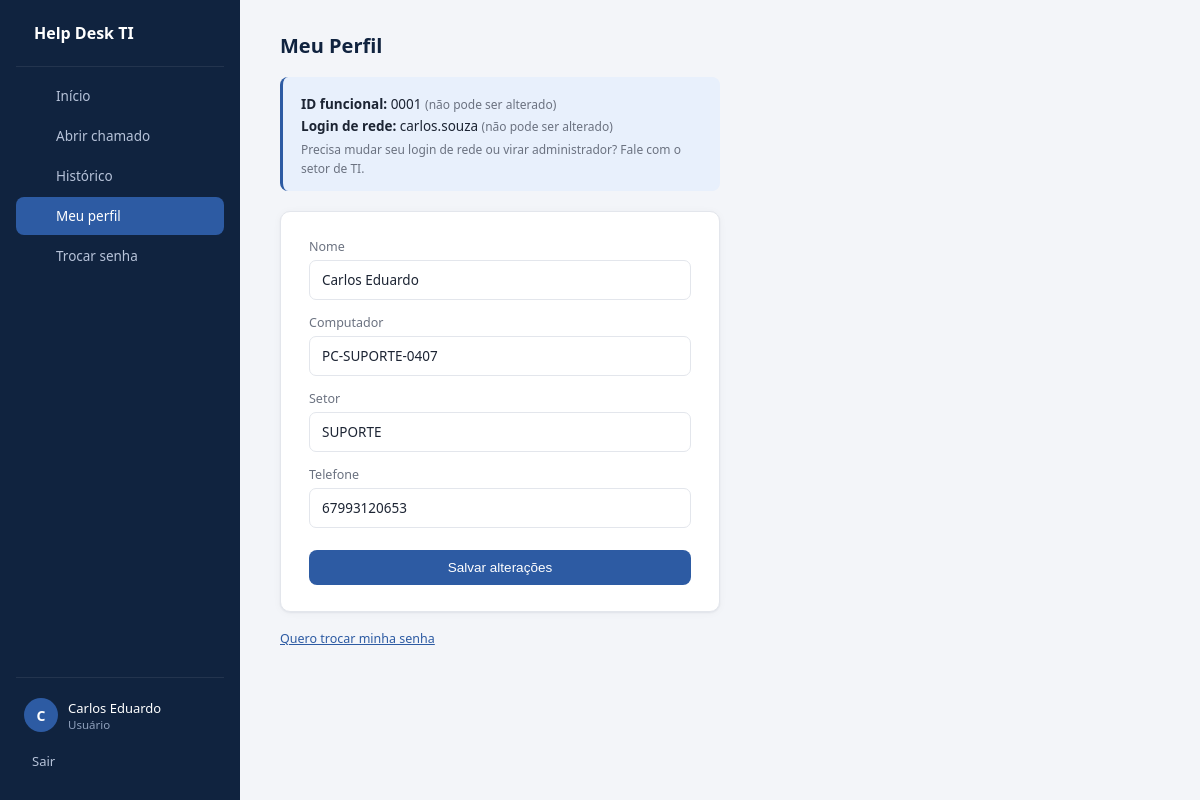
The app's page /perfil (signed in), older data.
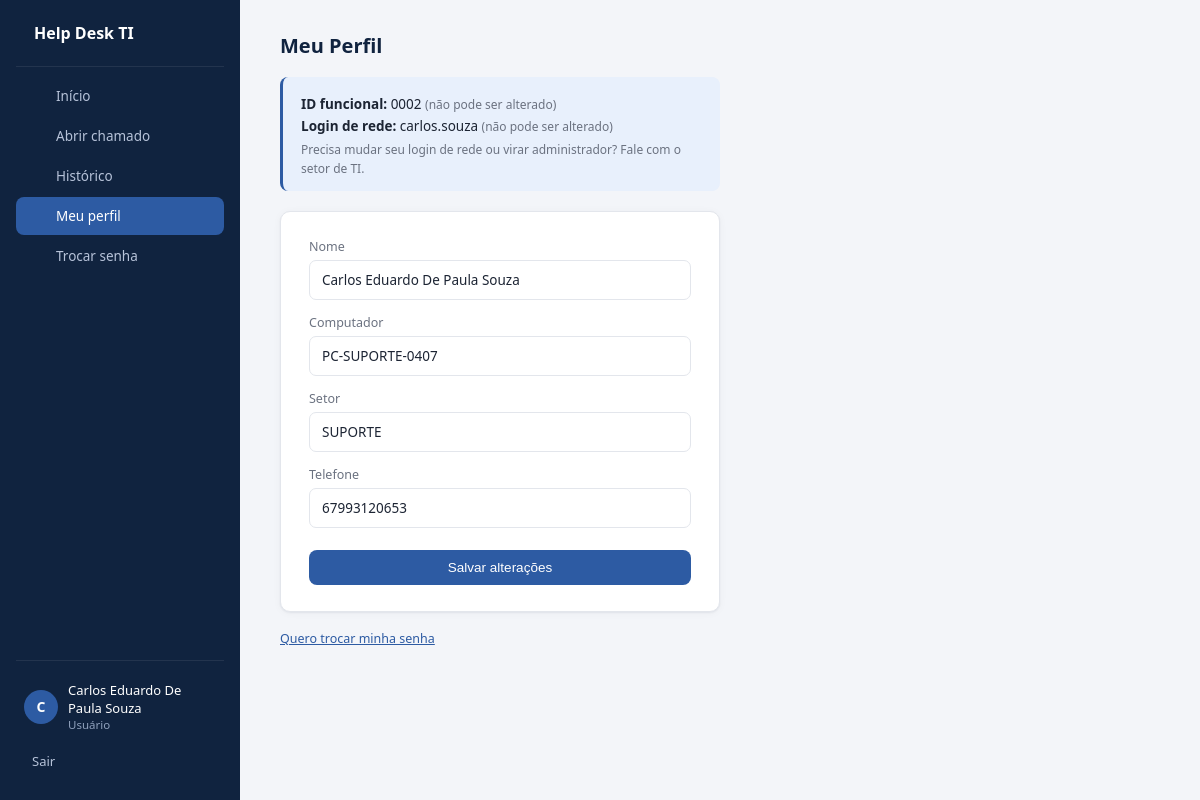
The same page, newer data.
### tables this page shows
CREATE TABLE usuarios (
            id INTEGER PRIMARY KEY AUTOINCREMENT,
            nome TEXT NOT NULL,
            id_funcional TEXT NOT NULL UNIQUE,
            computador TEXT,
            setor TEXT NOT NULL,
            senha_hash TEXT NOT NULL,
            senha_provisoria INTEGER NOT NULL DEFAULT 1,
            telefone TEXT,
            login_rede TEXT NOT NULL UNIQUE,
            is_admin INTEGER NOT NULL DEFAULT 0
        );

### app.py (the view, shortened to what this page needs)
@app.route("/perfil", methods=["GET", "POST"])
@login_requerido
def perfil():
    conn = get_conn()
    usuario = conn.execute(
        "SELECT * FROM usuarios WHERE id = ?", (session["usuario_id"],)
    ).fetchone()
    conn.close()
    return render_template("perfil.html", usuario=usuario)

### app.py (called while the page is built)
def get_conn():
    conn = sqlite3.connect(DB_PATH)
    conn.row_factory = sqlite3.Row
    return conn

def login_requerido(f):
    @wraps(f)
    def wrapper(*args, **kwargs):
        if "usuario_id" not in session:
            flash("Faça login para continuar.")
            return redirect(url_for("login"))
        return f(*args, **kwargs)
    return wrapper

### templates/perfil.html
{% extends "base.html" %}
{% block content %}
    <h2>Meu Perfil</h2>
    <div class="dados-auto">
        <p><strong>ID funcional:</strong> {{ usuario['id_funcional'] }} <span class="hint">(não pode ser alterado)</span></p>
        <p><strong>Login de rede:</strong> {{ usuario['login_rede'] }} <span class="hint">(não pode ser alterado)</span></p>
        <small>Precisa mudar seu login de rede ou virar administrador? Fale com o setor de TI.</small>
    </div>
    <form method="POST">
        <label>Nome</label>
        <input type="text" name="nome" value="{{ usuario['nome'] }}" required>
        <label>Computador</label>
        <input type="text" name="computador" value="{{ usuario['computador'] or '' }}">
        <label>Setor</label>
        <input type="text" name="setor" value="{{ usuario['setor'] }}" required>
        <label>Telefone</label>
        <input type="text" name="telefone" value="{{ usuario['telefone'] or '' }}">
        <button type="submit">Salvar alterações</button>
    </form>
    <p class="dica"><a href="{{ url_for('trocar_senha') }}">Quero trocar minha senha</a></p>
{% endblock %}

### templates/base.html (shortened to what this page needs)
<!DOCTYPE html>
<html lang="pt-br">
<head>
    <link rel="stylesheet" href="{{ url_for('static', filename='style.css') }}">
    <link rel="stylesheet" href="https://cdnjs.cloudflare.com/ajax/libs/tabler-icons/2.44.0/iconfont/tabler-icons.min.css">
</head>
<body>
    {% if session.get('usuario_id') %}
    <div class="layout">
        <aside class="sidebar">
            <div class="marca">
                <span>Help Desk TI</span>
            </div>
            <nav>
                <a href="{{ url_for('dashboard') }}" class="{{ 'ativo' if request.endpoint == 'dashboard' }}">Início</a>
                <a href="{{ url_for('novo_chamado') }}" class="{{ 'ativo' if request.endpoint == 'novo_chamado' }}">Abrir chamado</a>
                <a href="{{ url_for('historico') }}" class="{{ 'ativo' if request.endpoint == 'historico' }}">Histórico</a>
                <a href="{{ url_for('perfil') }}" class="{{ 'ativo' if request.endpoint == 'perfil' }}">Meu perfil</a>
                <a href="{{ url_for('trocar_senha') }}" class="{{ 'ativo' if request.endpoint == 'trocar_senha' }}">Trocar senha</a>
            </nav>
            <div class="sidebar-rodape">
                <div class="usuario-card">
                    <div class="avatar">{{ session.get('nome', '?')[0]|upper }}</div>
                    <div>
                        <div class="usuario-nome">{{ session.get('nome') }}</div>
                        <div class="usuario-papel">{{ 'Administrador' if session.get('is_admin') else 'Usuário' }}</div>
                    </div>
                </div>
                <a href="{{ url_for('logout') }}" class="sair">Sair</a>
            </div>
        </aside>
        <main>
            {% block content %}{% endblock %}
        </main>
    </div>
    {% else %}
        {% block content_bare %}{% endblock %}
    {% endif %}
</body>
</html>

Row changes from the older to the newer data that the page shows:
changed usuarios "carlos.souza": get "Carlos Eduardo" → "Carlos Eduardo De Paula Souza"; id_funcional "0001" → "0002"; nome "Carlos Eduardo" → "Carlos Eduardo De Paula Souza"
